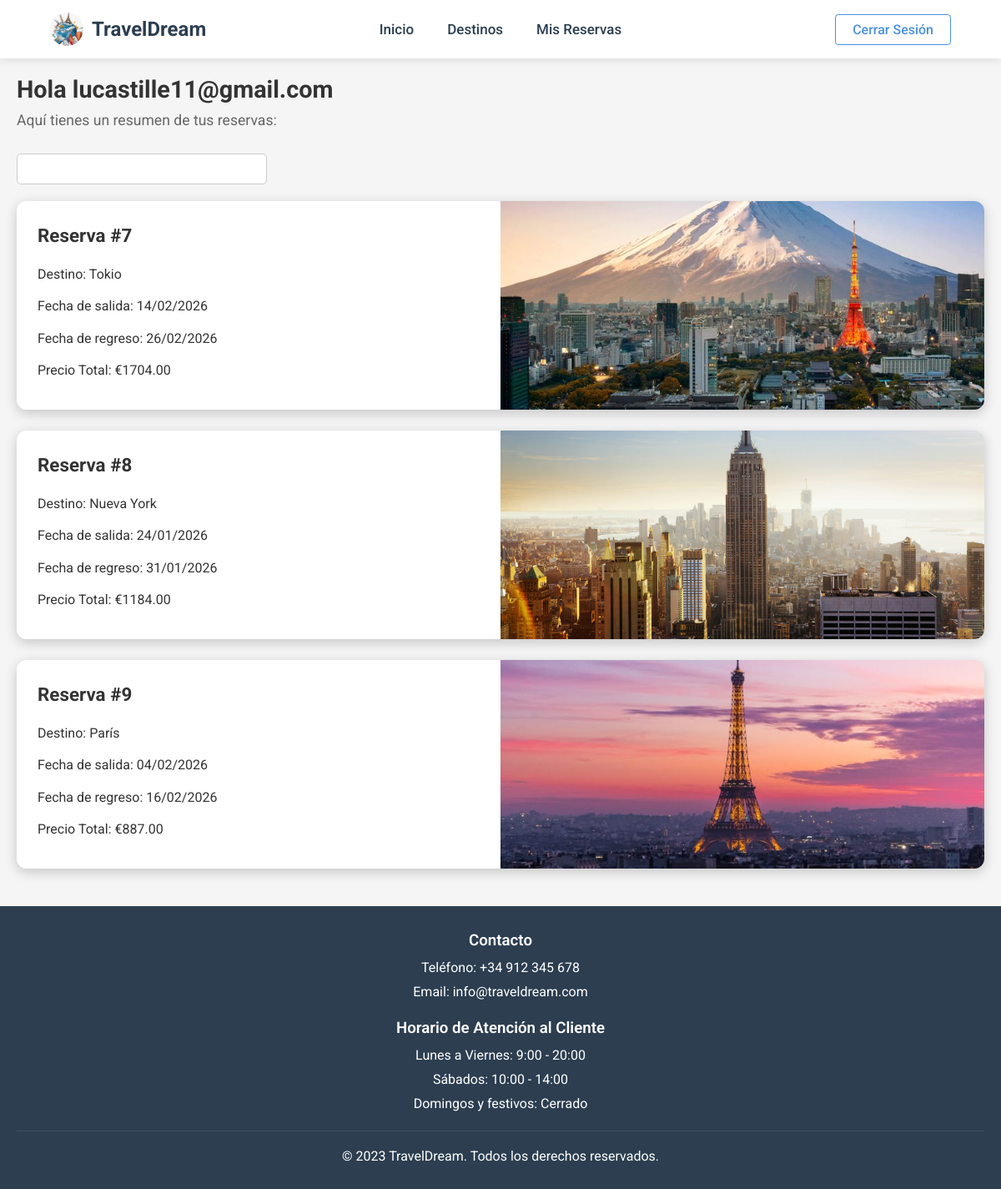
The page /mis_reservas/ (signed in) on the database as committed earlier.
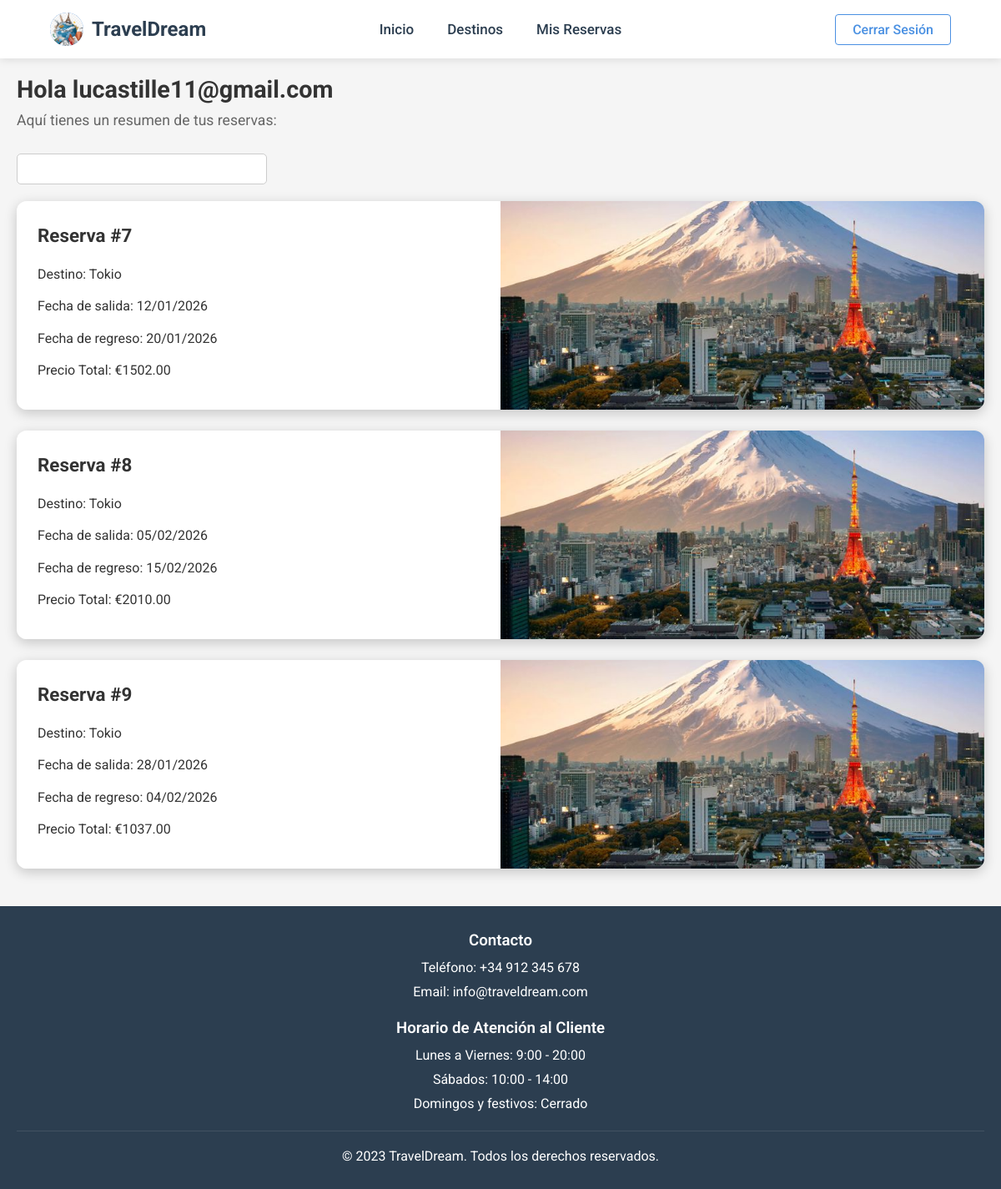
The same page on the database as committed later.
### appAgenciaDjango/models.py (models this page shows, shortened)
class Reserva(models.Model):
    clienteID = models.ForeignKey(Cliente, on_delete=models.CASCADE)
    viajeID = models.ForeignKey(Viaje, on_delete=models.CASCADE)
    fecha_reserva = models.DateField(auto_now_add=True)
    seguro_viaje = models.BooleanField(default=False)
    def precio_total(self):
        return self.viajeID.precio + 50*self.seguro_viaje
    def __str__(self):
        return f"Reserva {self.viajeID} - {self.clienteID.nombre}"

class Viaje(models.Model):
    viajeID = models.AutoField(primary_key=True)
    destino = models.ForeignKey(Destino, on_delete=models.CASCADE)
    precio = models.DecimalField(max_digits=10, decimal_places=2)
    fecha_salida = models.DateField()
    fecha_regreso = models.DateField()
    plazas_totales = models.IntegerField()
    def __str__(self):
        return f"{self.viajeID} - {self.destino.nombre}"

class Destino(models.Model):
    destinoID = models.AutoField(primary_key=True)
    nombre = models.CharField(max_length=100)
    descripcion = models.TextField()
    pais = models.CharField(max_length=100)
    moneda = models.CharField(max_length=50)

### appAgenciaDjango/views.py (the view)
# urls.py: path('mis_reservas/', views.mis_reservas, name='mis_reservas'),
def mis_reservas(request):
    if not request.user.is_authenticated:
        return redirect('login')
    cliente = request.user
    cliente = Cliente.objects.get(email=cliente.email)
    reservas = Reserva.objects.filter(clienteID=cliente.clienteID)
    print(reservas)
    reservas_updated =[reserva for reserva in reservas if reserva.viajeID.fecha_regreso >=  datetime.date.today()]
    ids = [hash(reserva) for reserva in reservas]
    return render(request, 'mis_reservas.html', {'reservas': zip(reservas_updated, ids) })

### appAgenciaDjango/templates/mis_reservas.html (shortened to what this page needs)
{% extends 'base.html' %}
{% load static %}
{% block extra_css %}
<link rel="stylesheet" href="{% static 'css/mis_reservas.css' %}">
{% endblock %}
{% block contenido %}
<div class="reservas-container">
    <p class="user-greeting">Hola {{ user.username }}</p>
    <p class="user-info">Aquí tienes un resumen de tus reservas:</p>
    <input type="text" id="barra-busqueda" name="barra-busqueda">
<div class="reservas-grid">
    {% for reserva, id in reservas %}
    <div class="reserva-card" data-nombre="{{ reserva.viajeID.destino.nombre }}">
        <div class="reserva-card-left">
            <h3 class="reserva-title">Reserva #{{ id }}</h3>
            <p>Destino: {{ reserva.viajeID.destino.nombre }}</p>
            <p>Fecha de salida: {{ reserva.viajeID.fecha_salida|date:"d/m/Y" }}</p>
            <p>Fecha de regreso: {{ reserva.viajeID.fecha_regreso|date:"d/m/Y" }}</p>
            <p>Precio Total: €{{ reserva.precio_total }}</p>
        </div>
        <div class="reserva-image">
            <img src="{% static 'images/' %}{{ reserva.viajeID.destino.nombre }}.jpg?v=2" alt="{{reserva.viajeID.destino.nombre}}">
        </div>
    </div>
{% empty %}
    <p class="no-reservas">No tienes reservas aún.</p>
{% endfor %}
</div>
</div>
{% endblock %}

Rows that differ between the two databases and show on the page:
changed through a linked row, Reserva id 7: viajeID.fecha_salida "14/02/2026" → "12/01/2026"; viajeID.fecha_regreso "26/02/2026" → "20/01/2026"; precio_total "1704.00" → "1502.00"
changed through a linked row, Reserva id 8: viajeID.destino.nombre "Nueva York" → "Tokio"; viajeID.fecha_salida "24/01/2026" → "05/02/2026"; viajeID.fecha_regreso "31/01/2026" → "15/02/2026"; precio_total "1184.00" → "2010.00"; viajeID.destino.nombre: a different picture
changed through a linked row, Reserva id 9: viajeID.destino.nombre "París" → "Tokio"; viajeID.fecha_salida "04/02/2026" → "28/01/2026"; viajeID.fecha_regreso "16/02/2026" → "04/02/2026"; precio_total "887.00" → "1037.00"; viajeID.destino.nombre: a different picture
